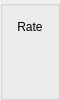
       <widget class="QGroupBox" name="groupBox_2">
        <property name="sizePolicy">
         <sizepolicy hsizetype="Fixed" vsizetype="Fixed">
          <horstretch>0</horstretch>
          <verstretch>0</verstretch>
         </sizepolicy>
        </property>
        <property name="maximumSize">
         <size>
          <width>60</width>
          <height>16777215</height>
         </size>
        </property>
        <property name="layoutDirection">
         <enum>Qt::LeftToRight</enum>
        </property>
        <property name="alignment">
         <set>Qt::AlignCenter</set>
        </property>
        <layout class="QGridLayout" name="gridLayout_4">
         <property name="margin">
          <number>6</number>
         </property>
         <item row="0" column="0">
          <widget class="QLabel" name="label_4">
           <property name="sizePolicy">
            <sizepolicy hsizetype="Fixed" vsizetype="Preferred">
             <horstretch>0</horstretch>
             <verstretch>0</verstretch>
            </sizepolicy>
           </property>
           <property name="maximumSize">
            <size>
             <width>80</width>
             <height>16777215</height>
            </size>
           </property>
           <property name="text">
            <string>Rate</string>
           </property>
           <property name="alignment">
            <set>Qt::AlignCenter</set>
           </property>
          </widget>
         </item>
         <item row="1" column="0">
          <widget class="QELabel" name="qelabel_imageRate">
           <property name="alignment">
            <set>Qt::AlignCenter</set>
           </property>
           <property name="variable" stdset="0">
            <string>$(P):cam1:ArrayRate_RBV</string>
           </property>
           <property name="variableSubstitutions" stdset="0">
            <string>P=13PS7</string>
           </property>
           <property name="displayAlarmState">
            <bool>false</bool>
           </property>
          </widget>
         </item>
         <item row="2" column="0">
          <widget class="QEBitStatus" name="qebitstatus">
           <property name="sizePolicy">
            <sizepolicy hsizetype="Fixed" vsizetype="Fixed">
             <horstretch>0</horstretch>
             <verstretch>0</verstretch>
            </sizepolicy>
           </property>
           <property name="minimumSize">
            <size>
             <width>30</width>
             <height>0</height>
            </size>
           </property>
           <property name="maximumSize">
            <size>
             <width>10</width>
             <height>10</height>
            </size>
           </property>
           <property name="numberOfBits">
            <number>1</number>
           </property>
           <property name="Orientation">
            <enum>QBitStatus::LSB_On_Bottom</enum>
           </property>
           <property name="shape">
            <enum>QBitStatus::Rectangle</enum>
           </property>
           <property name="drawBorder">
            <bool>true</bool>
           </property>
           <property name="variable" stdset="0">
            <string>$(P):cam1:Acquire.RVAL</string>
           </property>
           <property name="variableSubstitutions" stdset="0">
            <string>P=13PS7</string>
           </property>
          </widget>
         </item>
        </layout>
       </widget>
